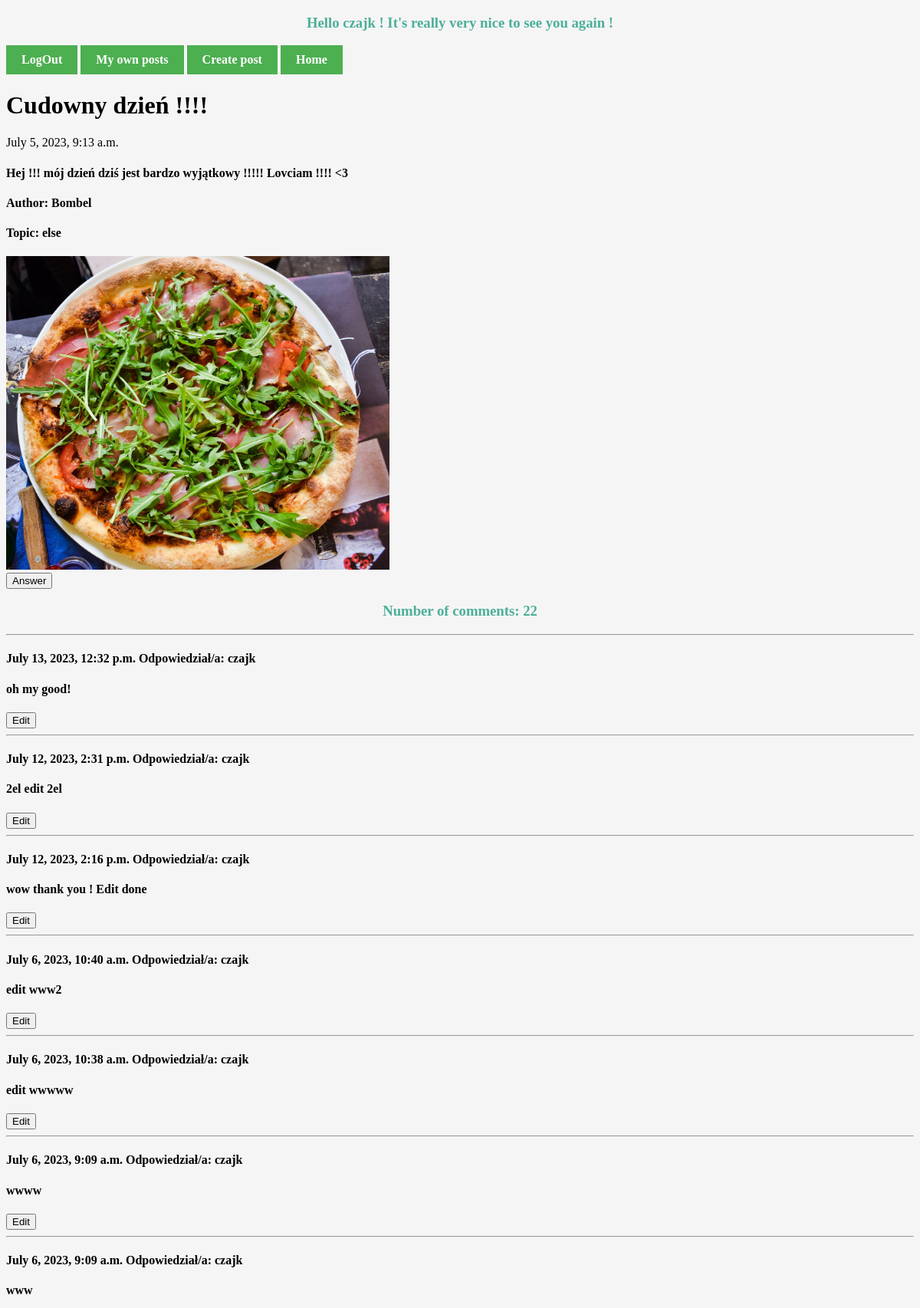
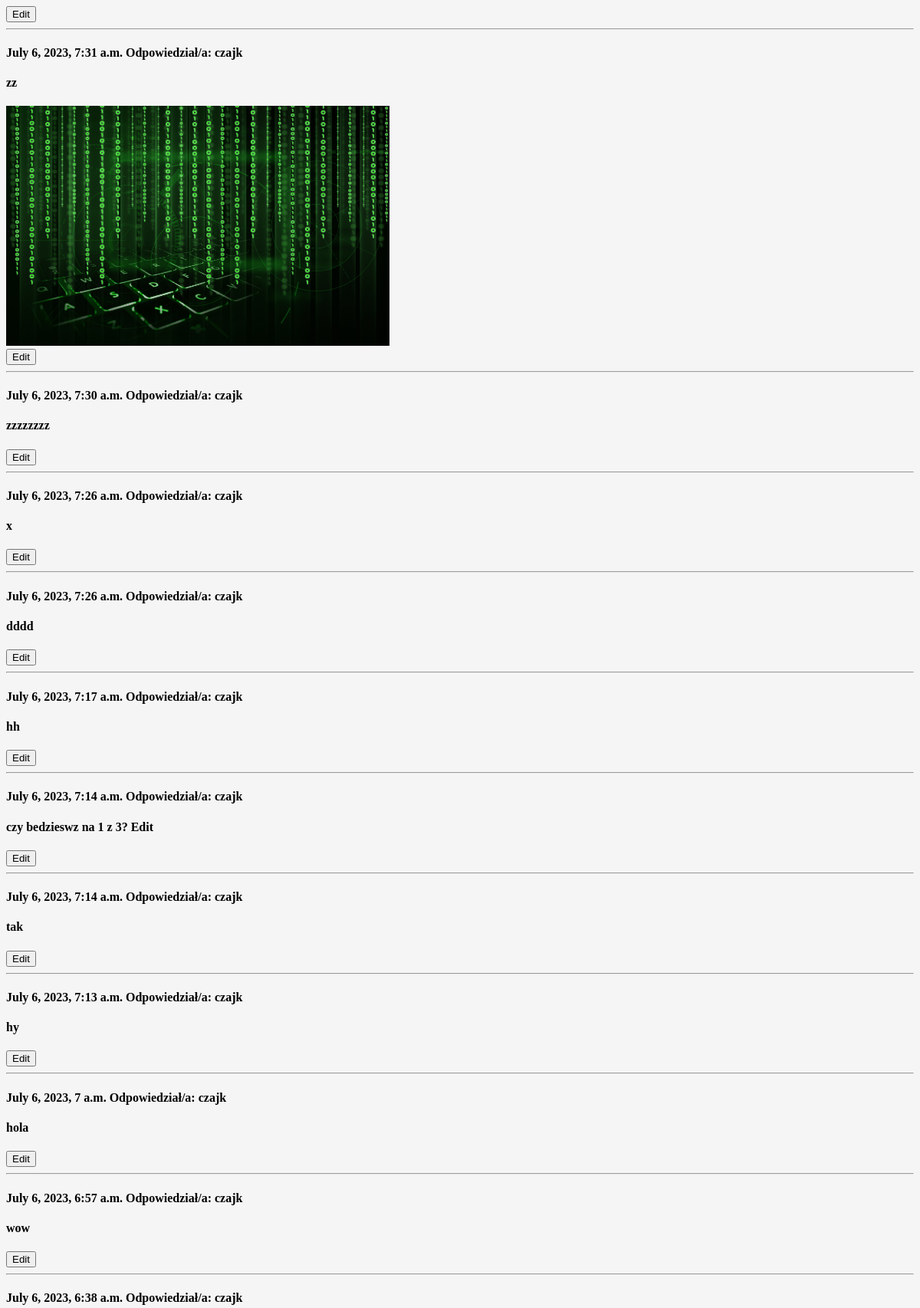
The page /14/detailPost/ (signed in, upper part) on the database its author committed (2 pictures, top to bottom).
### Registration/models.py (models this page shows, shortened)
class Posts(models.Model):
    title = models.CharField(max_length=200)
    dec = models.TextField(blank=True)
    createDate = models.DateTimeField(auto_now_add=True) # automatically filled by Django during creation
    published = models.BooleanField()
    image = models.ImageField(upload_to='images/',blank=True)
    user = models.ForeignKey(User, on_delete=models.CASCADE) # Creating many to many relationship with User model
    topics = [
        ('', 'Wybierz temat'),
        ('sold', 'Sprzedam'),
        ('buy', 'Kupię'),
        ('rent', 'Wypożyczę'),
        ('look', 'Szukam'),
        ('else', 'Inne'),
    ]
    topic = models.CharField(max_length=4, choices=topics, default='')

class PostComment(models.Model):
    content = models.TextField() # content of the commnet
    createDate = models.DateTimeField(auto_now_add=True) # # we need to know when did user post the commnet. date will be add automatically
    image = models.ImageField(upload_to='images/', blank=True)
    user = models.ForeignKey(User, on_delete=models.CASCADE) # we need to create realtionship between the commnet and user .
    post = models.ForeignKey(Posts,on_delete=models.CASCADE,related_name='comments') # each post should has its commnet , we need to add realtionship between post model and commnet model

### Registration/views.py (the view)
# urls.py: path('<int:postId>/detailPost/', views.detailPost, name='detailPost'),
def detailPost(request, postId):
    post = get_object_or_404(Posts, pk=postId)
    comments = post.comments.all().order_by('-createDate') # comments -= related_name
    return render(request,'detailPost.html', {'post':post, 'comments':comments})

### Registration/TEMPLATES/detailPost.html (shortened to what this page needs)
{% extends 'base.html' %}
{% block content %}
<h1>{{post.title}}</h1>
<p>{{post.createDate}}</p>
<h4>{{post.dec}}</h4>
<h4>Author: {{post.user}}</h4>
<h4>Topic: {{post.topic}}</h4>
{% if post.image %}
    <img src="{{post.image.url}}" alt="photo" style="width: 500px">
{% endif %}
<br>
{% if post.user == user %}
    <form action="{% url 'createAnswerPost' post.id %}">
    {% csrf_token %}
    <button type="submit">Answer</button>
    </form>
    <a href="{% url 'detail' post.id %}" role="button">Edit</a>
{% else %}
    <form action="{% url 'createAnswerPost' post.id %}">
    <button type="submit">Answer</button>
    </form>
{% endif %}
<h3>Number of comments: {{comments.count}} </h3>
{% for comment in comments %}
<hr>
<h4>{{comment.createDate}} Odpowiedział/a: {{comment.user}}</h4>
<h4>{{comment.content}}</h4>
{% if comment.image %}
        <img src="{{comment.image.url}}" alt="photo" style="width: 500px" >
{% endif %}
{% if comment.user == user %}
    <form action="{% url 'editAnswerPost' comment.id %}">
    <button type="submit">Edit</button>
    </form>
{% endif %}
{% endfor %}
{% endblock content %}

### baseTemplates/base.html (shortened to what this page needs)
{% load static %}
<!DOCTYPE html>
<html lang="pl">
<head>
    <link rel="stylesheet" href="{% static 'MainUser/css/base.css' %}">
</head>
<body>
    {% if user.is_authenticated %}
        <h3>Hello {{user}} ! It's really very nice to see you again !</h3>
        <a href="{% url 'logOutUser' %}">LogOut</a>
        <a href="{% url 'myOwn' %}">My own posts</a>
        <a href="{% url 'createNewPosts' %}">Create post</a>
    {% else %}
        <a href="{% url 'register' %}">Registration</a>
        <a href="{% url 'logUser' %}">LogIn</a>
    {% endif %}
    <a href="{% url 'post' %}">Home</a>
    {% block content %}
    {% endblock content %}
</body>
</html>

### MainUser/static/MainUser/css/base.css (style rules this page uses)
a { font-weight: bold; }
a:link, a:visited { background-color: #4CAF50; color: white; padding: 10px 20px; text-align: center; text-decoration: none; display: inline-block; }
body { background-color: whitesmoke; }
h3 { color: #4caf99; text-align: center; }

### rows shown on the page
Posts: title "Cudowny dzień !!!!", createDate "July 5, 2023, 9:13 a.m.", dec "Hej !!! mój dzień dziś jest bardzo wyjątkowy !!!!! Lovciam !!!! <3", user "Bombel", topic "else", image (picture)
PostComment: createDate "July 13, 2023, 12:32 p.m.", user "czajk", content "oh my good!", shows "Edit"
PostComment: createDate "July 12, 2023, 2:31 p.m.", user "czajk", content "2el edit 2el", shows "Edit"
PostComment: createDate "July 12, 2023, 2:16 p.m.", user "czajk", content "wow thank you ! Edit done"
PostComment: createDate "July 6, 2023, 10:40 a.m.", user "czajk", content "edit www2", shows "Edit"
PostComment: createDate "July 6, 2023, 10:38 a.m.", user "czajk", content "edit wwwww", shows "Edit"
PostComment: createDate "July 6, 2023, 9:09 a.m.", user "czajk", content "wwww", shows "Edit"
PostComment: createDate "July 6, 2023, 9:09 a.m.", user "czajk", content "www", shows "Edit"
PostComment: createDate "July 6, 2023, 7:31 a.m.", user "czajk", content "zz", image (picture), shows "Edit"
PostComment: createDate "July 6, 2023, 7:30 a.m.", user "czajk", content "zzzzzzzz", shows "Edit"
PostComment: createDate "July 6, 2023, 7:26 a.m.", user "czajk", content "x", shows "Edit"
PostComment: createDate "July 6, 2023, 7:26 a.m.", user "czajk", content "dddd", shows "Edit"
PostComment: createDate "July 6, 2023, 7:17 a.m.", user "czajk", content "hh", shows "Edit"
PostComment: createDate "July 6, 2023, 7:14 a.m.", user "czajk", content "czy bedzieswz na 1 z 3? Edit"
PostComment: createDate "July 6, 2023, 7:14 a.m.", user "czajk", content "tak", shows "Edit"
PostComment: createDate "July 6, 2023, 7:13 a.m.", user "czajk", content "hy", shows "Edit"
PostComment: createDate "July 6, 2023, 7 a.m.", user "czajk", content "hola", shows "Edit"
PostComment: createDate "July 6, 2023, 6:57 a.m.", user "czajk", content "wow", shows "Edit"
PostComment: createDate "July 6, 2023, 6:38 a.m.", user "czajk"

### other values the page prints
{{ user }} "czajk"
{{ comments.count }} "22"
